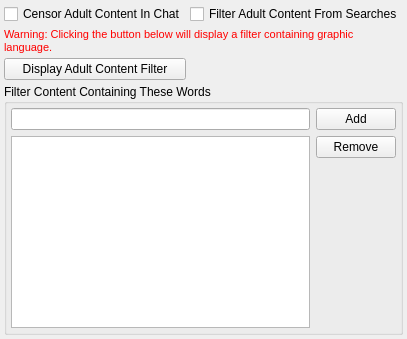
     <widget class="QWidget" name="pageParental">
      <layout class="QGridLayout" name="gridLayout_82">
       <property name="margin">
        <number>4</number>
       </property>
       <property name="spacing">
        <number>4</number>
       </property>
       <item row="0" column="0">
        <widget class="QCheckBox" name="checkBoxCensor">
         <property name="text">
          <string>Censor Adult Content In Chat</string>
         </property>
        </widget>
       </item>
       <item row="0" column="1">
        <widget class="QCheckBox" name="checkBoxFilterAdult">
         <property name="text">
          <string>Filter Adult Content From Searches</string>
         </property>
         <property name="checked">
          <bool>false</bool>
         </property>
        </widget>
       </item>
       <item row="1" column="0" colspan="2">
        <widget class="QLabel" name="labelWarning">
         <property name="text">
          <string>&lt;!DOCTYPE HTML PUBLIC &quot;-//W3C//DTD HTML 4.0//EN&quot; &quot;http://www.w3.org/TR/REC-html40/strict.dtd&quot;&gt;
&lt;html&gt;&lt;head&gt;&lt;meta name=&quot;qrichtext&quot; content=&quot;1&quot; /&gt;&lt;style type=&quot;text/css&quot;&gt;
p, li { white-space: pre-wrap; }
&lt;/style&gt;&lt;/head&gt;&lt;body style=&quot; font-family:'MS Shell Dlg 2'; font-size:8.25pt; font-weight:400; font-style:normal;&quot;&gt;
&lt;p style=&quot; margin-top:0px; margin-bottom:0px; margin-left:0px; margin-right:0px; -qt-block-indent:0; text-indent:0px;&quot;&gt;&lt;span style=&quot; font-size:8pt; color:#ff0000;&quot;&gt;Warning: Clicking the button below will display a filter containing graphic language.&lt;/span&gt;&lt;/p&gt;&lt;/body&gt;&lt;/html&gt;</string>
         </property>
         <property name="wordWrap">
          <bool>true</bool>
         </property>
        </widget>
       </item>
       <item row="2" column="0">
        <widget class="QPushButton" name="pushButtonShowAdultFilter">
         <property name="text">
          <string>Display Adult Content Filter</string>
         </property>
        </widget>
       </item>
       <item row="3" column="0" colspan="2">
        <widget class="QGroupBox" name="groupBoxAdultFilter">
         <property name="sizePolicy">
          <sizepolicy hsizetype="Preferred" vsizetype="MinimumExpanding">
           <horstretch>0</horstretch>
           <verstretch>0</verstretch>
          </sizepolicy>
         </property>
         <property name="minimumSize">
          <size>
           <width>0</width>
           <height>100</height>
          </size>
         </property>
         <property name="maximumSize">
          <size>
           <width>16777215</width>
           <height>16777215</height>
          </size>
         </property>
         <property name="title">
          <string>Filter Content Containing These Words</string>
         </property>
         <layout class="QGridLayout" name="gridLayout_70">
          <property name="margin">
           <number>4</number>
          </property>
          <item row="0" column="0">
           <widget class="QLineEdit" name="lineEditAdultFilter"/>
          </item>
          <item row="1" column="0" rowspan="2">
           <widget class="QListWidget" name="listWidgetAdultFilter">
            <property name="sizePolicy">
             <sizepolicy hsizetype="Expanding" vsizetype="Expanding">
              <horstretch>0</horstretch>
              <verstretch>0</verstretch>
             </sizepolicy>
            </property>
            <property name="minimumSize">
             <size>
              <width>0</width>
              <height>0</height>
             </size>
            </property>
            <property name="sortingEnabled">
             <bool>true</bool>
            </property>
           </widget>
          </item>
          <item row="0" column="1">
           <widget class="QPushButton" name="pushButtonAddWord">
            <property name="minimumSize">
             <size>
              <width>0</width>
              <height>0</height>
             </size>
            </property>
            <property name="maximumSize">
             <size>
              <width>16777215</width>
              <height>16777215</height>
             </size>
            </property>
            <property name="text">
             <string>Add</string>
            </property>
           </widget>
          </item>
          <item row="1" column="1">
           <widget class="QPushButton" name="pushButtonRemoveWord">
            <property name="minimumSize">
             <size>
              <width>0</width>
              <height>0</height>
             </size>
            </property>
            <property name="maximumSize">
             <size>
              <width>16777215</width>
              <height>16777215</height>
             </size>
            </property>
            <property name="text">
             <string>Remove</string>
            </property>
           </widget>
          </item>
         </layout>
        </widget>
       </item>
      </layout>
     </widget>
